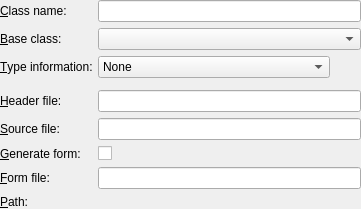
<?xml version="1.0" encoding="UTF-8"?>
<ui version="4.0">
 <class>Utils::NewClassWidget</class>
 <widget class="QWidget" name="Utils::NewClassWidget">
  <property name="geometry">
   <rect>
    <x>0</x>
    <y>0</y>
    <width>361</width>
    <height>193</height>
   </rect>
  </property>
  <layout class="QFormLayout" name="formLayout">
   <property name="fieldGrowthPolicy">
    <enum>QFormLayout::ExpandingFieldsGrow</enum>
   </property>
   <property name="leftMargin">
    <number>0</number>
   </property>
   <property name="topMargin">
    <number>0</number>
   </property>
   <property name="rightMargin">
    <number>0</number>
   </property>
   <property name="bottomMargin">
    <number>0</number>
   </property>
   <item row="0" column="0">
    <widget class="QLabel" name="classNameLabel">
     <property name="text">
      <string>&amp;Class name:</string>
     </property>
     <property name="buddy">
      <cstring>classLineEdit</cstring>
     </property>
    </widget>
   </item>
   <item row="0" column="1">
    <widget class="Utils::ClassNameValidatingLineEdit" name="classLineEdit"/>
   </item>
   <item row="1" column="0">
    <widget class="QLabel" name="baseClassLabel">
     <property name="text">
      <string>&amp;Base class:</string>
     </property>
     <property name="buddy">
      <cstring>baseClassComboBox</cstring>
     </property>
    </widget>
   </item>
   <item row="1" column="1">
    <widget class="QComboBox" name="baseClassComboBox">
     <property name="sizePolicy">
      <sizepolicy hsizetype="MinimumExpanding" vsizetype="Fixed">
       <horstretch>0</horstretch>
       <verstretch>0</verstretch>
      </sizepolicy>
     </property>
    </widget>
   </item>
   <item row="2" column="0">
    <widget class="QLabel" name="classTypeLabel">
     <property name="text">
      <string>&amp;Type information:</string>
     </property>
     <property name="buddy">
      <cstring>classTypeComboBox</cstring>
     </property>
    </widget>
   </item>
   <item row="2" column="1">
    <widget class="QComboBox" name="classTypeComboBox">
     <item>
      <property name="text">
       <string>None</string>
      </property>
     </item>
     <item>
      <property name="text">
       <string>Inherits QObject</string>
      </property>
     </item>
     <item>
      <property name="text">
       <string>Inherits QWidget</string>
      </property>
     </item>
     <item>
      <property name="text">
       <string>Inherits QDeclarativeItem - Qt Quick 1</string>
      </property>
     </item>
     <item>
      <property name="text">
       <string>Inherits QQuickItem - Qt Quick 2</string>
      </property>
     </item>
     <item>
      <property name="text">
       <string>Based on QSharedData</string>
      </property>
     </item>
    </widget>
   </item>
   <item row="3" column="0">
    <spacer name="verticalSpacer">
     <property name="orientation">
      <enum>Qt::Vertical</enum>
     </property>
     <property name="sizeType">
      <enum>QSizePolicy::Fixed</enum>
     </property>
     <property name="sizeHint" stdset="0">
      <size>
       <width>0</width>
       <height>0</height>
      </size>
     </property>
    </spacer>
   </item>
   <item row="3" column="1">
    <spacer name="verticalSpacer_2">
     <property name="orientation">
      <enum>Qt::Vertical</enum>
     </property>
     <property name="sizeType">
      <enum>QSizePolicy::Fixed</enum>
     </property>
     <property name="sizeHint" stdset="0">
      <size>
       <width>0</width>
       <height>0</height>
      </size>
     </property>
    </spacer>
   </item>
   <item row="4" column="0">
    <widget class="QLabel" name="headerLabel">
     <property name="text">
      <string>&amp;Header file:</string>
     </property>
     <property name="buddy">
      <cstring>headerFileLineEdit</cstring>
     </property>
    </widget>
   </item>
   <item row="4" column="1">
    <widget class="Utils::FileNameValidatingLineEdit" name="headerFileLineEdit"/>
   </item>
   <item row="5" column="0">
    <widget class="QLabel" name="sourceLabel">
     <property name="text">
      <string>&amp;Source file:</string>
     </property>
     <property name="buddy">
      <cstring>sourceFileLineEdit</cstring>
     </property>
    </widget>
   </item>
   <item row="5" column="1">
    <widget class="Utils::FileNameValidatingLineEdit" name="sourceFileLineEdit"/>
   </item>
   <item row="6" column="0">
    <widget class="QLabel" name="generateFormLabel">
     <property name="text">
      <string>&amp;Generate form:</string>
     </property>
     <property name="buddy">
      <cstring>generateFormCheckBox</cstring>
     </property>
    </widget>
   </item>
   <item row="6" column="1">
    <widget class="QCheckBox" name="generateFormCheckBox">
     <property name="text">
      <string/>
     </property>
    </widget>
   </item>
   <item row="7" column="0">
    <widget class="QLabel" name="formLabel">
     <property name="text">
      <string>&amp;Form file:</string>
     </property>
     <property name="buddy">
      <cstring>formFileLineEdit</cstring>
     </property>
    </widget>
   </item>
   <item row="7" column="1">
    <widget class="Utils::FileNameValidatingLineEdit" name="formFileLineEdit"/>
   </item>
   <item row="8" column="0">
    <widget class="QLabel" name="pathLabel">
     <property name="text">
      <string>&amp;Path:</string>
     </property>
     <property name="buddy">
      <cstring>pathLabel</cstring>
     </property>
    </widget>
   </item>
   <item row="8" column="1">
    <widget class="Utils::PathChooser" name="pathChooser" native="true"/>
   </item>
  </layout>
 </widget>
 <customwidgets>
  <customwidget>
   <class>Utils::ClassNameValidatingLineEdit</class>
   <extends>QLineEdit</extends>
   <header location="global">csutils/classnamevalidatinglineedit.h</header>
  </customwidget>
  <customwidget>
   <class>Utils::FileNameValidatingLineEdit</class>
   <extends>QLineEdit</extends>
   <header location="global">csutils/filenamevalidatinglineedit.h</header>
  </customwidget>
  <customwidget>
   <class>Utils::PathChooser</class>
   <extends>QWidget</extends>
   <header location="global">csutils/pathchooser.h</header>
   <container>1</container>
  </customwidget>
 </customwidgets>
 <resources/>
 <connections/>
</ui>
